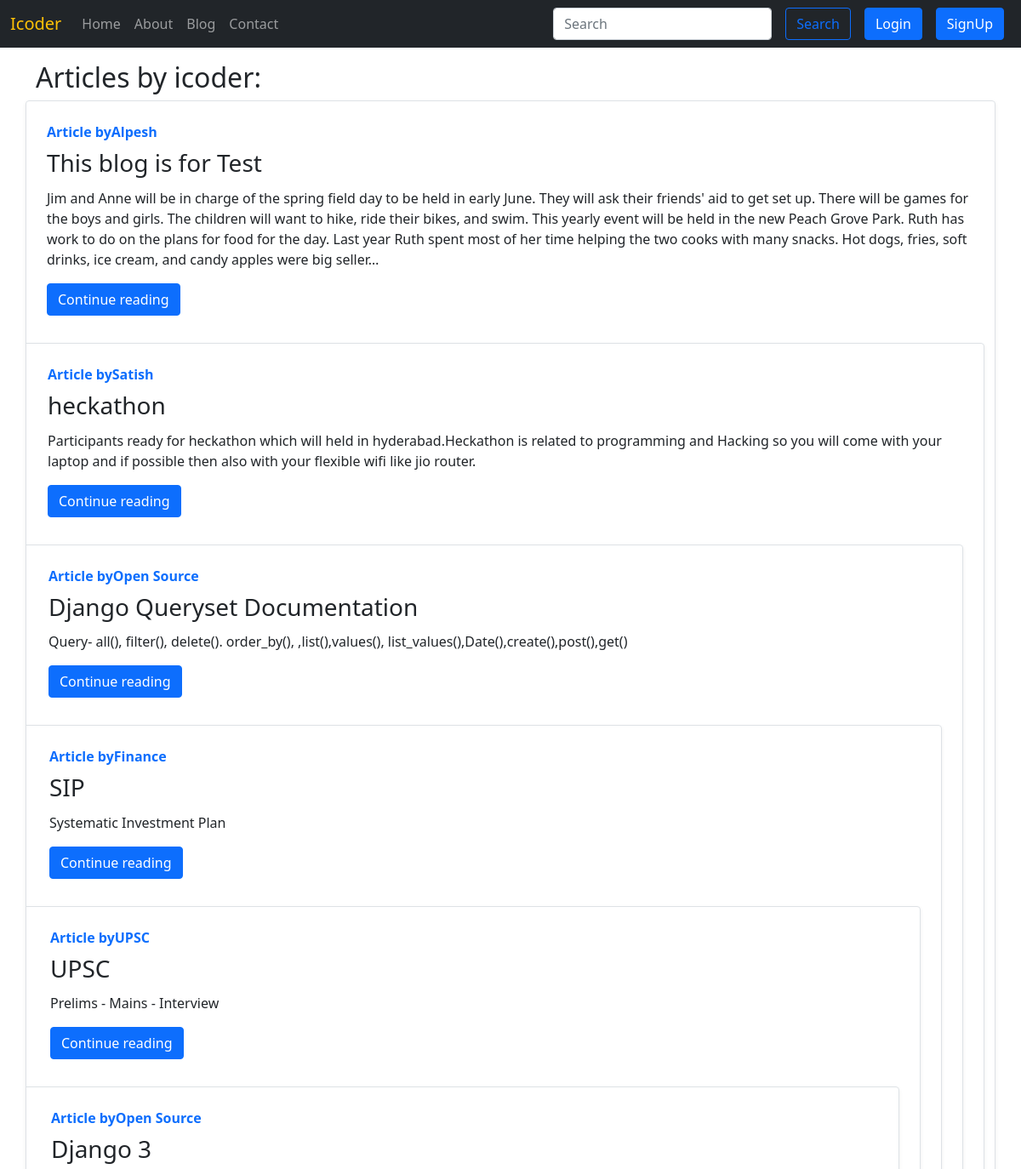
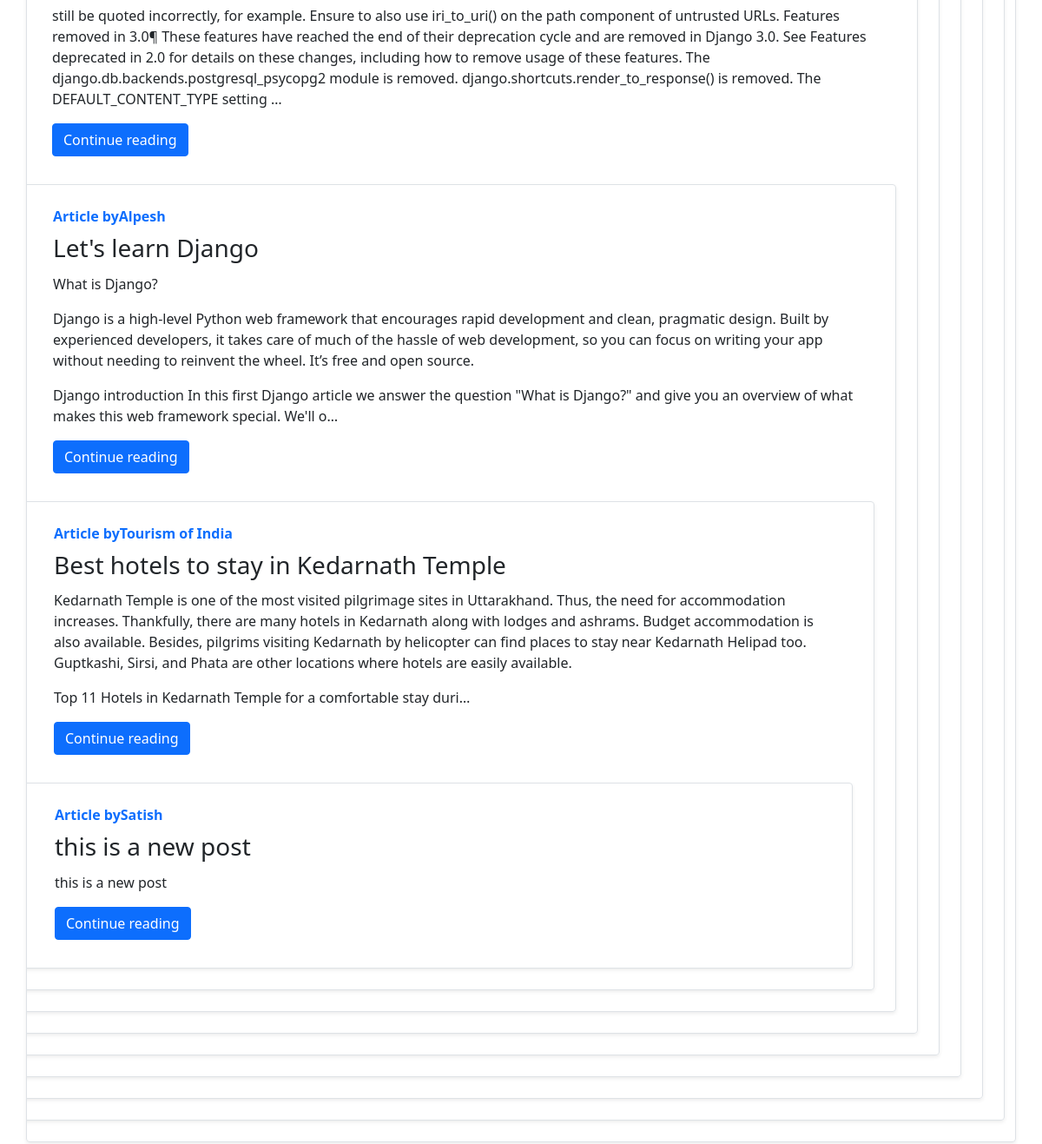
Screenshot of /blog/ with the database file from the repository (2 pictures, top to bottom).
### blog/models.py (models this page shows, shortened)
class Post(models.Model):
    sno = models.AutoField(auto_created = True,primary_key = True)
    title = models.CharField(max_length=255, null=False, blank=False)
    content = models.TextField(null=False, blank=False)
    author = models.CharField(max_length=70, null=False, blank=False)
    slug = models.CharField(max_length=130, null=False, blank=False)
    timestamp = models.DateTimeField(null=False, blank=False)

### blog/views.py (the view)
# urls.py: path('', views.blogHome, name='blogHome'),
def blogHome(request):
    allPosts = Post.objects.all()
    context = {"allPosts": allPosts}
    return render(request, "blog/blogHome.html", context)

### templates/blog/blogHome.html (shortened to what this page needs)
{% extends 'base.html' %}
{% block body%}
<div class="container mt-3 my-3">
    <h2>Articles by icoder:</h2>
    {% for post in allPosts %}
    <div class="row no-gutters border rounded overflow-hidden flex-md-row mb-4 shadow-sm h-md-250 position-relative">
      <div class="col p-4 d-flex flex-column position-static">
        <strong class="d-inline-block mb-2 text-primary">Article by{{post.author}}</strong>
        <h3 class="text-dark" href="/blog/{{post.slug}}">{{post.title}}</a></h3>
        <p class="card-text mb-auto"><div class="preview">{{post.content|safe| truncatechars:500 }}</p>
        <div class="my-2">
           <a href="/blog/{{post.slug}}" role="button" class="btn btn-primary">Continue reading</a>
        </div>
      </div>
    </div>
    {% endfor %}
</div>
{% endblock body %}

### templates/base.html (shortened to what this page needs)
<!doctype html>
<html lang="en">
<head>
  <link href="https://cdn.jsdelivr.net/npm/bootstrap@5.0.2/dist/css/bootstrap.min.css" rel="stylesheet"
>
</head>
<body>
  <nav class="navbar navbar-expand-lg navbar-dark bg-dark">
    <div class="container-fluid">
      <a class="navbar-brand text-warning" href="/">Icoder</a>
      <div class="collapse navbar-collapse" id="navbarSupportedContent">
        <ul class="navbar-nav me-auto mb-2 mb-lg-0">
          <li class="nav-item {% block homeactive %} {% endblock homeactive%}">
            <a class="nav-link" href="/">Home</a>
          </li>
          <li class="nav-item {% block aboutactive %} {% endblock aboutactive%}">
            <a class="nav-link" href="/about">About</a>
          </li>
          <li class="nav-item {% block blogactive %} {% endblock blogactive%}">
            <a class="nav-link" href="/blog">Blog</a>
          </li>
          <li class="nav-item {% block contactactive %} {% endblock contactactive%}">
            <a class="nav-link" href="/contact">Contact</a>
          </li>
        </ul>
        <form method="get" action="/search" class="d-flex">
          <input class="form-control mx-2" type="search" placeholder="Search" aria-label="Search" name="query"
            id="query">
          <button class="btn btn-outline-primary mx-2" type="submit">Search</button>
        </form>
        {% if user.is_authenticated %}
        <ul class="navbar-nav mr-2">
          <li class="nav-item dropdown">
            <a class="nav-link dropdown-toggle" href="#" id="navbarDropdown" role="button" data-bs-toggle="dropdown"
              aria-expanded="false">
              Welcome {{request.user}}
            </a>
            <ul class="dropdown-menu" aria-labelledby="navbarDropdown">
              <li><a class="dropdown-item" href="/logout">Logout</a></li>
            </ul>
          </li>
        </ul>
        {% else %}
        <button type="button" class="btn btn-primary mx-2" data-bs-toggle="modal" data-bs-target="#loginModal">
          Login
        </button>
        <button type="button" class="btn btn-primary mx-2" data-bs-toggle="modal" data-bs-target="#signupModal">
          SignUp
        </button>
        {% endif %}
      </div>
  </nav>
  {% block body%}
  {% endblock body %}
</body>
</html>

### rows the page displays
Post: author "Alpesh", title "This blog is for Test", content "Jim and Anne will be in charge of the spring field day to be held in early June. They will ask their friends' aid to get set up. There will be games for the boys and girls. The children will want to hike, ride their bikes, and swim. This yearly event will be held in the new Peach Grove Park. Ruth has work to do on the plans for food for the day. Last year Ruth spent most of her time helping the two cooks with many snacks. Hot dogs, fries, soft drinks, ice cream, and candy apples were big seller…"
Post: author "Satish", title "heckathon", content "Participants ready for heckathon which will held in hyderabad.Heckathon is related to programming and Hacking so you will come with your laptop and if possible then also with your flexible wifi like jio router."
Post: author "Open Source", title "Django Queryset Documentation", content "Query- all(), filter(), delete(). order_by(), ,list(),values(), list_values(),Date(),create(),post(),get()"
Post: author "Finance", title "SIP", content "Systematic Investment Plan"
Post: author "UPSC", title "UPSC", content "Prelims - Mains - Interview"
Post: author "Open Source", title "Django 3", content "still be quoted incorrectly, for example. Ensure to also use iri_to_uri() on the path component of untrusted URLs. Features removed in 3.0¶ These features have reached the end of their deprecation cycle and are removed in Django 3.0. See Features deprecated in 2.0 for details on these changes, including how to remove usage of these features. The django.db.backends.postgresql_psycopg2 module is removed. django.shortcuts.render_to_response() is removed. The DEFAULT_CONTENT_TYPE setting …"
Post: author "Alpesh", title "Let's learn Django", content "What is Django? Django is a high-level Python web framework that encourages rapid development and clean, pragmatic design. Built by experienced developers, it takes care of much of the hassle of web development, so you can focus on writing your app without needing to reinvent the wheel. It’s free and open source. Django introduction In this first Django article we answer the question \"What is Django?\" and give you an overview of what makes this web framework special. We'll o…"
Post: author "Tourism of India", title "Best hotels to stay in Kedarnath Temple", content "Kedarnath Temple is one of the most visited pilgrimage sites in Uttarakhand. Thus, the need for accommodation increases. Thankfully, there are many hotels in Kedarnath along with lodges and ashrams. Budget accommodation is also available. Besides, pilgrims visiting Kedarnath by helicopter can find places to stay near Kedarnath Helipad too. Guptkashi, Sirsi, and Phata are other locations where hotels are easily available. Top 11 Hotels in Kedarnath Temple for a comfortable stay duri…"
Post: author "Satish", title "this is a new post", content "this is a new post"
